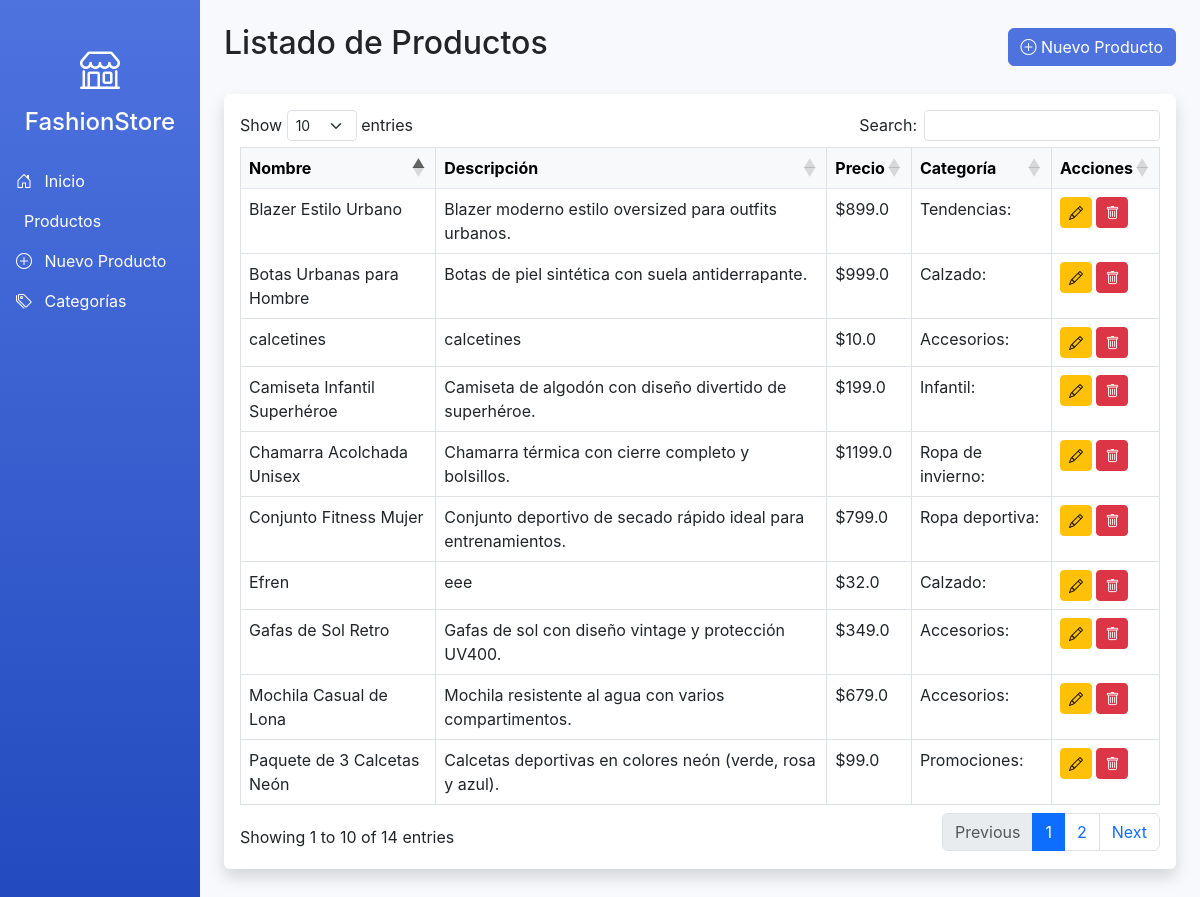
The page /productos on the database its author committed.
### app.py (models this page shows)
class Producto(db.Model):
    id = db.Column(db.Integer, primary_key=True)
    nombre = db.Column(db.String(100), nullable=False)
    descripcion = db.Column(db.String(200), nullable=False)
    precio = db.Column(db.Float, nullable=False)
    talla = db.Column(db.String(10), nullable=True)
    color = db.Column(db.String(20), nullable=True)
    categoria_id = db.Column(db.Integer, db.ForeignKey('categoria.id'), nullable=False)

class Categoria(db.Model):
    id = db.Column(db.Integer, primary_key=True)
    nombre = db.Column(db.String(50), nullable=False)
    productos = db.relationship('Producto', backref='categoria', lazy=True)

### app.py (the view)
@app.route('/productos')
def listar_productos():
    productos = Producto.query.all()
    categorias = Categoria.query.all()
    return render_template('productos.html', productos=productos, categorias=categorias)

### templates/productos.html (shortened to what this page needs)
{% extends 'base.html' %}
{% block content %}
<div class="d-flex justify-content-between align-items-center mb-4">
    <h2>Listado de Productos</h2>
    <a href="{{ url_for('crear_producto') }}" class="btn btn-primary">
        <i class="bi bi-plus-circle"></i> Nuevo Producto
    </a>
</div>
<div class="card shadow mb-4">
    <div class="card-body">
        <div class="table-responsive">
            <table class="table table-bordered" id="dataTable" width="100%" cellspacing="0">
                <thead class="table-light">
                    <tr>
                        <th>Nombre</th>
                        <th>Descripción</th>
                        <th>Precio</th>
                        <th>Categoría</th>
                        <th>Acciones</th>
                    </tr>
                </thead>
                <tbody>
                    {% for producto in productos %}
                    <tr>
                        <td>{{ producto.nombre }}</td>
                        <td>{{ producto.descripcion }}</td>
                        <td>${{ producto.precio }}</td>
                        <td>{{ producto.categoria.nombre }}</td>
                        <td>
                            <a href="{{ url_for('editar_producto', id=producto.id) }}" class="btn btn-sm btn-warning">
                                <i class="bi bi-pencil"></i>
                            </a>
                            <a href="{{ url_for('eliminar_producto', id=producto.id) }}" class="btn btn-sm btn-danger" onclick="return confirm('¿Estás seguro?')">
                                <i class="bi bi-trash"></i>
                            </a>
                        </td>
                    </tr>
                    {% endfor %}
                </tbody>
            </table>
        </div>
    </div>
</div>
{% endblock %}

### templates/base.html (style rules this page uses)
:root { --primary-color: #4e73df; --secondary-color: #858796; --success-color: #1cc88a; --info-color: #36b9cc; --warning-color: #f6c23e; --danger-color: #e74a3b; --light-color: #f8f9fc; --dark-color: #5a5c69; }
body { background-color: #f8f9fc; font-family: 'Nunito', -apple-system, BlinkMacSystemFont, 'Segoe UI', Roboto, 'Helvetica Neue', Arial, sans-serif; }
.card { border: none; border-radius: 0.35rem; box-shadow: 0 0.15rem 1.75rem 0 rgba(58, 59, 69, 0.15); }
.btn-primary { background-color: var(--primary-color); border-color: var(--primary-color); }
.table thead th { border-bottom: 2px solid #e3e6f0; }

### rows shown on the page
Producto: nombre "Mochila Casual de Lona", descripcion "Mochila resistente al agua con varios compartimentos.", precio "679.0", categoria.nombre "Accesorios:"
Producto: nombre "Conjunto Fitness Mujer", descripcion "Conjunto deportivo de secado rápido ideal para entrenamientos.", precio "799.0", categoria.nombre "Ropa deportiva:"
Producto: nombre "Chamarra Acolchada Unisex", descripcion "Chamarra térmica con cierre completo y bolsillos.", precio "1199.0", categoria.nombre "Ropa de invierno:"
Producto: nombre "Botas Urbanas para Hombre", descripcion "Botas de piel sintética con suela antiderrapante.", precio "999.0", categoria.nombre "Calzado:"
Producto: nombre "Camiseta Infantil Superhéroe", descripcion "Camiseta de algodón con diseño divertido de superhéroe.", precio "199.0", categoria.nombre "Infantil:"
Producto: nombre "Blazer Estilo Urbano", descripcion "Blazer moderno estilo oversized para outfits urbanos.", precio "899.0", categoria.nombre "Tendencias:"
Producto: nombre "Paquete de 3 Calcetas Neón", descripcion "Calcetas deportivas en colores neón (verde, rosa y azul).", precio "99.0", categoria.nombre "Promociones:"
Producto: nombre "Gafas de Sol Retro", descripcion "Gafas de sol con diseño vintage y protección UV400.", precio "349.0", categoria.nombre "Accesorios:"
Producto: nombre "calcetines", descripcion "calcetines", precio "10.0", categoria.nombre "Accesorios:"
Producto: nombre "Efren", descripcion "eee", precio "32.0", categoria.nombre "Calzado:"
